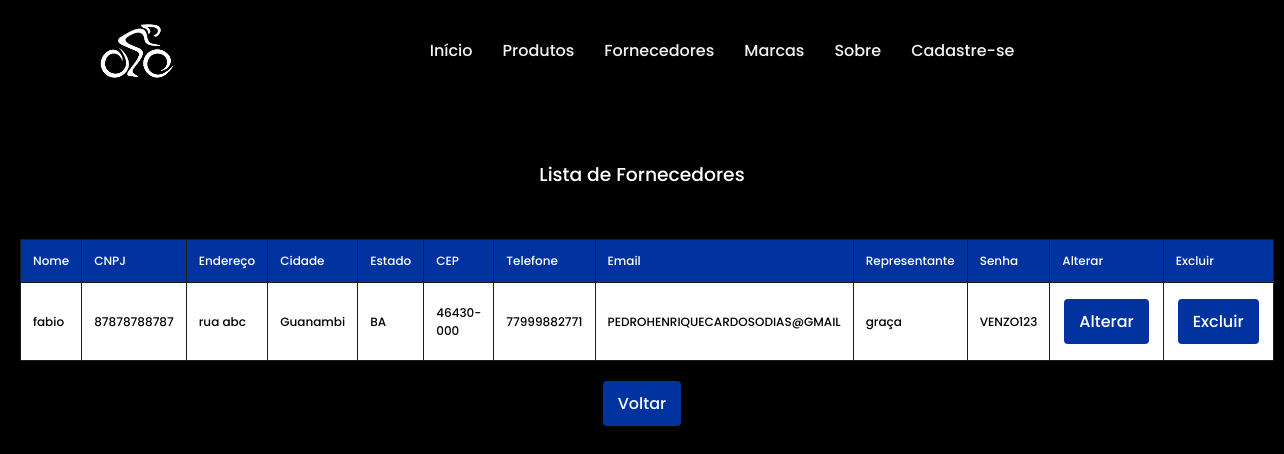
The page /sistema/php/listafornecedor.php on the database its author committed.
### tables this page shows
CREATE TABLE `fornecedor` (
  `id` int(11) NOT NULL AUTO_INCREMENT,
  `nome` varchar(100) NOT NULL,
  `cnpj` varchar(20) NOT NULL,
  `endereco` varchar(255) NOT NULL,
  `cidade` varchar(100) NOT NULL,
  `estado` varchar(50) NOT NULL,
  `cep` varchar(10) NOT NULL,
  `telefone` varchar(15) DEFAULT NULL,
  `email` varchar(100) NOT NULL,
  `representante` varchar(100) NOT NULL,
  `senha` varchar(255) NOT NULL,
  PRIMARY KEY (`id`)
);

### sistema/php/listafornecedor.php (the view, shortened to what this page needs)
<!DOCTYPE html>
<html lang="en">
<head>
    <link rel="stylesheet" href="../css/style1.css">
</head>
<body>
<?php
require_once('conexao.php');
$retorno = $conexao->prepare('SELECT * FROM fornecedor');
$retorno->execute();
?>
<header>
        <nav>
            <a href="../php/index.php"><img src="../img/logo.png" id="logo" alt="" ></a>
            <div class="menu">
                <a href="index.php">Início</a>
                <div class="dropdown">
                <a href="produtos.php">Produtos</a>
                  </div>
                <div class="dropdown">
                  <a href="fornecedores.php">Fornecedores</a>
                  </div>
                  <div class="dropdown">
                <a href="listamarcas.php">Marcas</a>
                  </div>
                <a href="sobre.php">Sobre</a>
                <a href="../php/cadastro.php">Cadastre-se</a>
            </div>
            <div class="icones">
                <a href="#"><i class="fab fa-facebook-f" style="color: #F2F2F2;"></i></a>
                <a href="#" class="social"><i class="fab fa-linkedin-in" style="color: #F2F2F2;"></i></a>
            </div>
        </nav>
    </header>
<h3>Lista de Fornecedores</h3> <br> <br>
<table class="tabela-fornecedores" >
    <thead>
        <tr>
            <th>Nome</th>
            <th>CNPJ</th>
            <th>Endereço</th>
            <th>Cidade</th>
            <th>Estado</th>
            <th>CEP</th>
            <th>Telefone</th>
            <th>Email</th>
            <th>Representante</th>
            <th>Senha</th>
            <th>Alterar</th>
            <th>Excluir</th>
        </tr>
    </thead>
    <tbody>
        <?php foreach($retorno->fetchAll() as $value) { ?>
            <tr>
                <td><?php echo $value['nome']; ?></td>
                <td><?php echo $value['cnpj']; ?></td>
                <td><?php echo $value['endereco']; ?></td>
                <td><?php echo $value['cidade']; ?></td>
                <td><?php echo $value['estado']; ?></td>
                <td><?php echo $value['cep']; ?></td>
                <td><?php echo $value['telefone']; ?></td>
                <td><?php echo $value['email']; ?></td>
                <td><?php echo $value['representante']; ?></td>
                <td><?php echo $value['senha']; ?></td>
                <td>
                    <form method="POST" action="altfornecedor.php">
                        <button class="button" type="submit">Alterar</button>
                    </form>
                </td>
                <td>
                    <form method="POST" action="deletefornecedor.php">
                        <button class="button" type="submit">Excluir</button>
                    </form>
                </td>
            </tr>
        <?php } ?>
    </tbody>
</table>
<button class="button button3" style="display: block; margin: 20px auto;"><a href="index.php">Voltar</a></button>
</body>
</html>

### sistema/css/style1.css (style rules this page uses)
* { padding: 0; margin: 0; box-sizing: border-box; text-decoration: none; font-family: "Poppins", sans-serif; font-weight: 500; font-style: normal; }
body { background-color: black; }
header { background-color: black; position: fixed; top: 0; left: 0; right: 0; font-weight: 700; z-index: 1000; }
header nav { width: 90%; margin: auto; display: flex; justify-content: space-between; align-items: center; height: 100px; }
header nav #logo { margin-top: 5px; width: 150px; }
header nav .menu { display: flex; align-items: center; }
header nav .menu a { color: #F2F2F2; margin-left: 30px; position: relative; }
header nav .menu a::after { content: '' ; position: absolute; bottom: -5px; left: 0; width: 0%; height: 2px; background-color: rgb(0, 51, 160); transition: 0.4s; }
body { font-family: Poppins, sans-serif; background-color: black; margin: 0; padding: 20px; }
table { width: 80%; margin: 40px auto; border-collapse: collapse; background-color: white; }
th, td { padding: 12px; border: 1px solid #1f1c1c; text-align: left; background-color: white; }
th { background-color: rgb(0, 51, 160); color: white; }
.button { background-color: rgb(0, 51, 160); color: white; border: none; padding: 10px 15px; text-align: center; text-decoration: none; display: inline-block; font-size: 16px; margin: 4px 2px; cursor: pointer; border-radius: 4px; }
.button3 { background-color: rgb(0, 51, 160); }
.button a { color: white; text-decoration: none; }
h3 { color: white; text-align: center; margin-top: 140px; }

### sistema/php/listafornecedor.php (style rules this page uses)
.tabela-fornecedores { width: 80%; margin: 0 auto; font-size: 12px; }
.dropdown { position: relative; }

### rows shown on the page
fornecedor: nome "fabio", cnpj "87878788787", endereco "rua abc", cidade "Guanambi", estado "BA", cep "46430-000", telefone "77999882771", email "PEDROHENRIQUECARDOSODIAS@GMAIL", representante "graça", senha "VENZO123"
